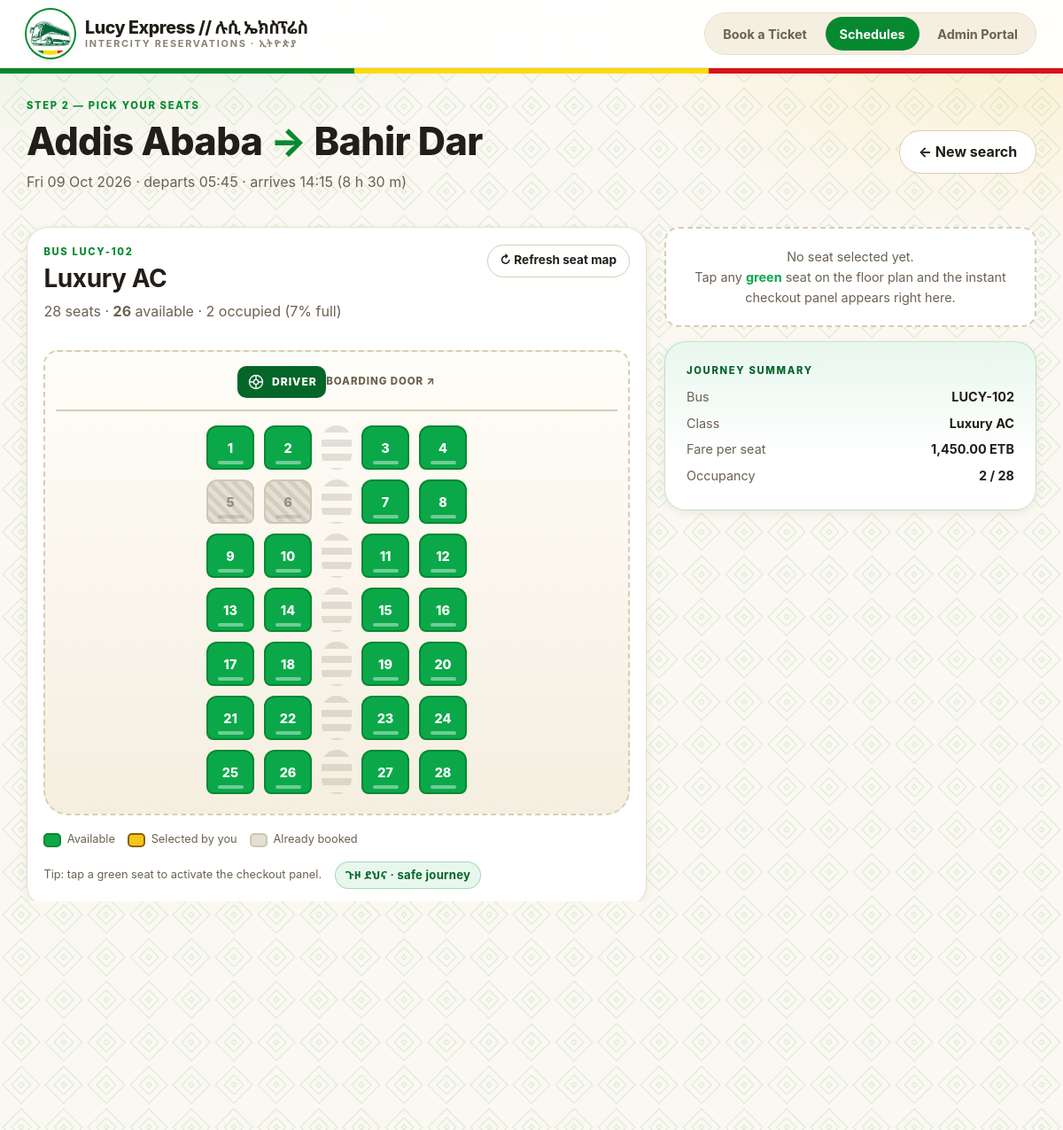
The page /select-seats.php?trip_id=3 on the database its author committed.
### tables this page shows
CREATE TABLE `trips` (
    `id`             INT(11)        NOT NULL AUTO_INCREMENT,
    `bus_id`         INT(11)        NOT NULL,
    `source`         VARCHAR(60)    NOT NULL,
    `destination`    VARCHAR(60)    NOT NULL,
    `departure_time` TIME           NOT NULL,
    `arrival_time`   TIME           NOT NULL,
    `ticket_price`   DECIMAL(10,2)  NOT NULL DEFAULT 0.00,
    `travel_date`    DATE           NOT NULL,
    PRIMARY KEY (`id`),
    KEY `idx_trips_bus` (`bus_id`),
    KEY `idx_trips_route` (`source`, `destination`, `travel_date`),
    KEY `idx_trips_date` (`travel_date`),
    CONSTRAINT `fk_trips_bus`
        FOREIGN KEY (`bus_id`) REFERENCES `buses` (`id`)
        ON DELETE CASCADE ON UPDATE CASCADE
);

CREATE TABLE `buses` (
    `id`         INT(11)      NOT NULL AUTO_INCREMENT,
    `bus_number` VARCHAR(20)  NOT NULL,
    `total_seats` INT(11)     NOT NULL,
    `bus_type`   ENUM('Luxury AC','Standard Non-AC') NOT NULL DEFAULT 'Luxury AC',
    PRIMARY KEY (`id`),
    UNIQUE KEY `uniq_bus_number` (`bus_number`)
);

### select-seats.php (the view, shortened to what this page needs)
<?php
require_once __DIR__ . '/config/db.php';
$db = lucy_db_safe();
$tripId = (int) ($_GET['trip_id'] ?? 0);
$trip   = null;
$booked = [];
if ($db && $tripId > 0) {
    try {
        $trip = lucy_find_trip($db, $tripId);
        if ($trip) {
            $booked = lucy_booked_seats($db, $tripId);
        }
    } catch (Throwable $e) {
        $GLOBALS['LUCY_DB_ERROR'] = $e->getMessage();
    }
}
    ?>
    <?php
$totalSeats = (int) $trip['total_seats'];
$fare       = (float) $trip['ticket_price'];
$rows       = (int) ceil($totalSeats / 4);
$seatsFree  = max(0, $totalSeats - count($booked));
$occupancy  = lucy_occupancy_pct($trip);
?>
<div class="row-between mt-3">
    <div>
        <p class="card__eyebrow">Step 2 — Pick your seats</p>
        <h1><?= h($trip['source']) ?> <span class="trip__arrow">→</span> <?= h($trip['destination']) ?></h1>
        <p class="page__lede">
            <?= h(lucy_date_label($trip['travel_date'])) ?> &middot;
            departs <?= h(lucy_time($trip['departure_time'])) ?> &middot; arrives <?= h(lucy_time($trip['arrival_time'])) ?>
            (<?= h(lucy_duration($trip['departure_time'], $trip['arrival_time'])) ?>)
        </p>
    </div>
    <a class="btn btn--ghost" href="<?= h(BASE_URL) ?>/index.php">← New search</a>
</div>
<section class="booking-layout">
    <div class="bus-shell">
        <div class="card__head">
            <div>
                <p class="card__eyebrow">Bus <?= h($trip['bus_number']) ?></p>
                <h2><?= h($trip['bus_type']) ?></h2>
                <p class="card__muted">
                    <?= (int) $totalSeats ?> seats &middot;
                    <strong><?= $seatsFree ?></strong> available &middot;
                    <?= count($booked) ?> occupied (<?= $occupancy ?>% full)
                </p>
            </div>
            <button type="button" class="btn btn--ghost btn--sm" id="refresh-seats">↻ Refresh seat map</button>
        </div>
        <div class="bus-shell__frame">
            <div class="driver-strip" aria-hidden="true">
                <div class="driver-seat">
                    <svg viewBox="0 0 24 24" width="20" height="20">
                        <circle cx="12" cy="12" r="9" fill="none" stroke="currentColor" stroke-width="1.6"/>
                        <circle cx="12" cy="12" r="3.2" fill="none" stroke="currentColor" stroke-width="1.6"/>
                        <path d="M12 3v5.5M12 15.5V21M3 12h5.5M15.5 12H21" stroke="currentColor" stroke-width="1.6"/>
                    </svg>
                    Driver
                </div>
                <div class="door-marker">Boarding door ↗</div>
            </div>
            <div class="seat-map" id="seat-map" role="group" aria-label="Bus seat map">
                <?php
                $seatNo = 1;
                for ($r = 0; $r < $rows; $r++):
                    echo '<div class="seat-row">';
                    for ($i = 0; $i < 4; $i++):
                        if ($i === 2):
                            echo '<span class="aisle" aria-hidden="true"></span>';
                        endif;
                        if ($seatNo <= $totalSeats):
                            $isBooked = in_array($seatNo, $booked, true);
                            ?>
                            <button type="button"
                                    class="seat <?= $isBooked ? 'seat--booked' : 'seat--available' ?>"
                                    data-seat="<?= $seatNo ?>"
                                    data-status="<?= $isBooked ? 'booked' : 'available' ?>"
                                    aria-label="Seat <?= $seatNo ?><?= $isBooked ? ', already booked' : ', available' ?>"
                                    <?= $isBooked ? 'disabled aria-disabled="true"' : '' ?>>
                                <?= $seatNo ?>
                            </button>
                            <?php
                            $seatNo++;
                        else:
                            echo '<span class="seat seat--empty" aria-hidden="true"></span>';
                        endif;
                    endfor;
                    echo '</div>';
                endfor;
                ?>
            </div>
        </div>
        <div class="legend">
            <span class="legend__item"><span class="legend__swatch legend__swatch--available"></span> Available</span>
            <span class="legend__item"><span class="legend__swatch legend__swatch--selected"></span> Selected by you</span>
            <span class="legend__item"><span class="legend__swatch legend__swatch--booked"></span> Already booked</span>
            <span class="legend__item text-muted">Tip: tap a green seat to activate the checkout panel.</span>
            <span class="legend__item selam" lang="am">ጉዞ ደህና &middot; safe journey</span>
        </div>
    </div>
    <aside>
        <div class="empty-hint" id="checkout-hint">
            No seat selected yet.<br>
            Tap any <strong style="color:var(--green)">green</strong> seat on the floor plan and the
            instant checkout panel appears right here.
        </div>
        <div class="card card--tint mt-2">
            <p class="card__eyebrow">Journey summary</p>
            <div class="checkout__line"><span>Bus</span><strong><?= h($trip['bus_number']) ?></strong></div>
            <div class="checkout__line"><span>Class</span><strong><?= h($trip['bus_type']) ?></strong></div>
            <div class="checkout__line"><span>Fare per seat</span><strong><?= h(lucy_money($fare)) ?></strong></div>
            <div class="checkout__line"><span>Occupancy</span><strong><?= (int) count($booked) ?> / <?= (int) $totalSeats ?></strong></div>
        </div>
    </aside>
</section>

### rows shown on the page
trips: source "Addis Ababa", destination "Bahir Dar", travel_date "Fri 09 Oct 2026", departure_time "05:45", arrival_time "14:15", departure_time+arrival_time "8 h 30 m", bus.bus_number "LUCY-102", bus.bus_type "Luxury AC", bus.total_seats "28", bus.total_seats "26", ticket_price "1,450.00 ETB"

### other values the page prints
LUCY_BRAND_EN "Lucy Express"
LUCY_BRAND_AM "ሉሲ ኤክስፕሬስ"
count($booked) "2"
$occupancy "7"
PHP_VERSION "8.4.27"
